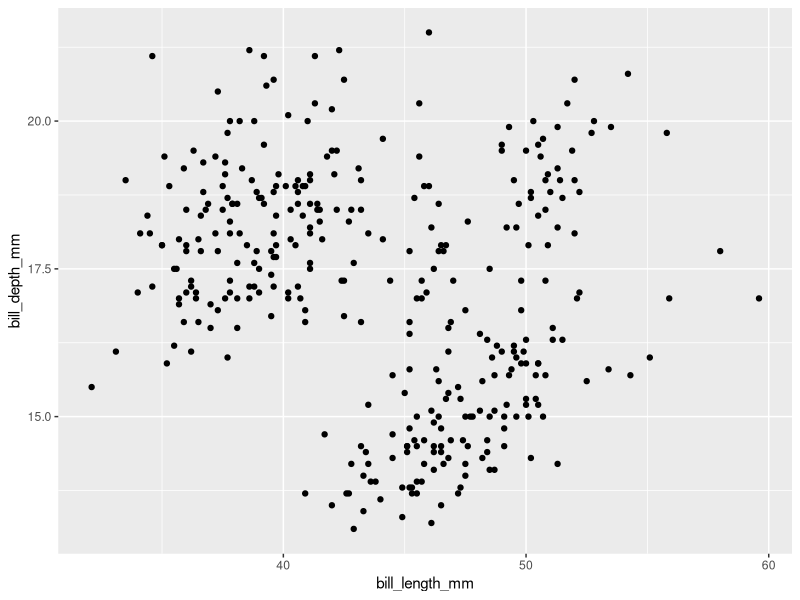
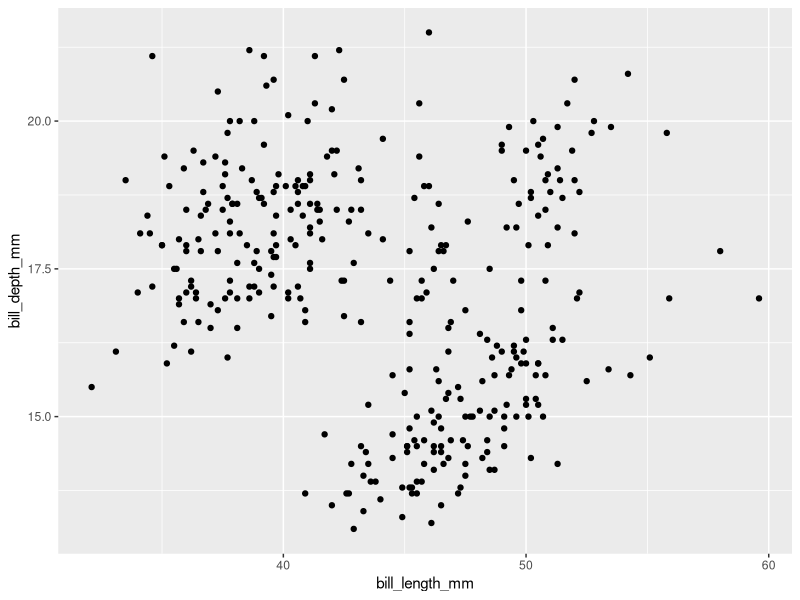
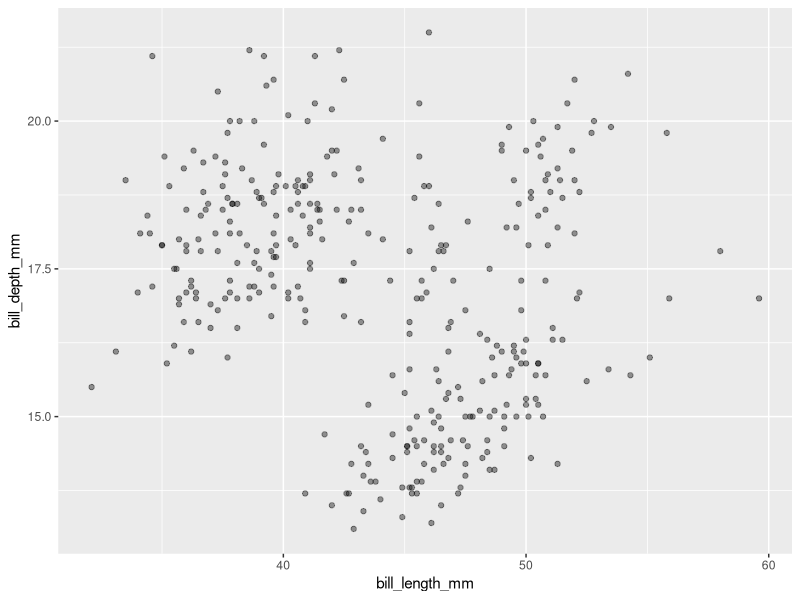
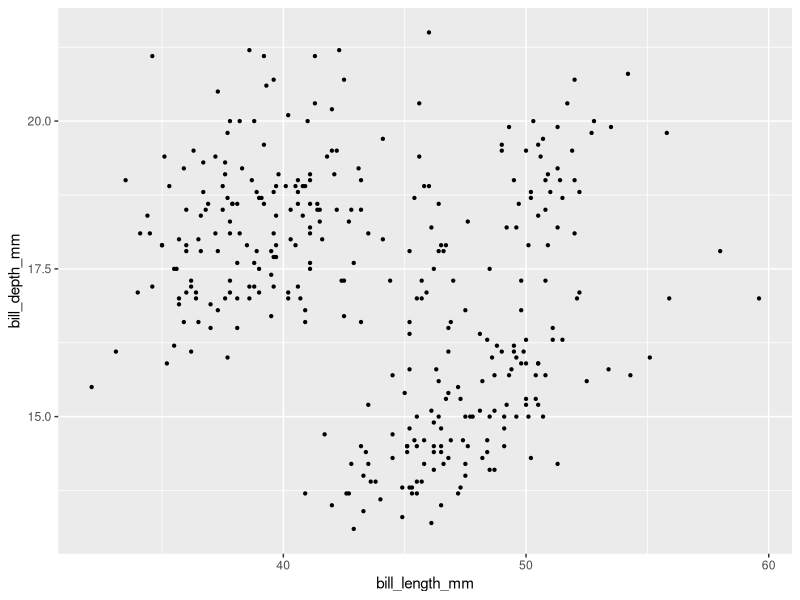
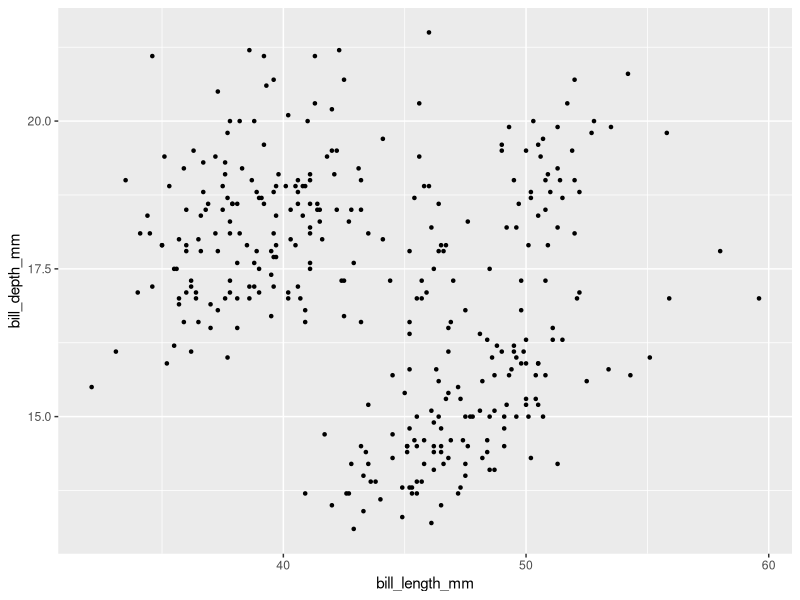
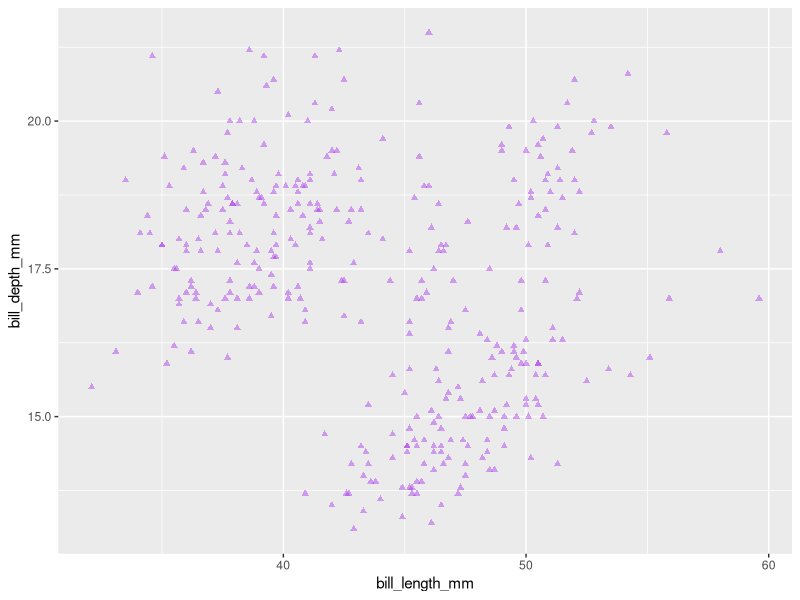
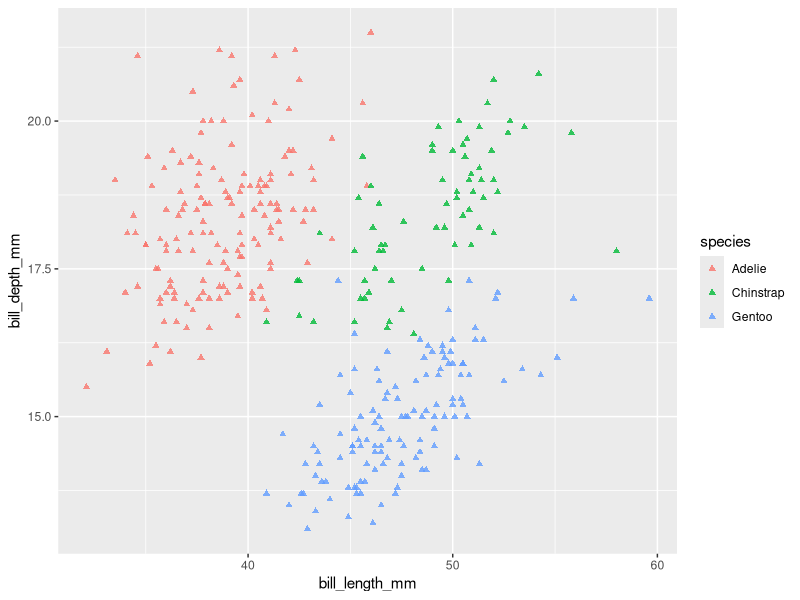
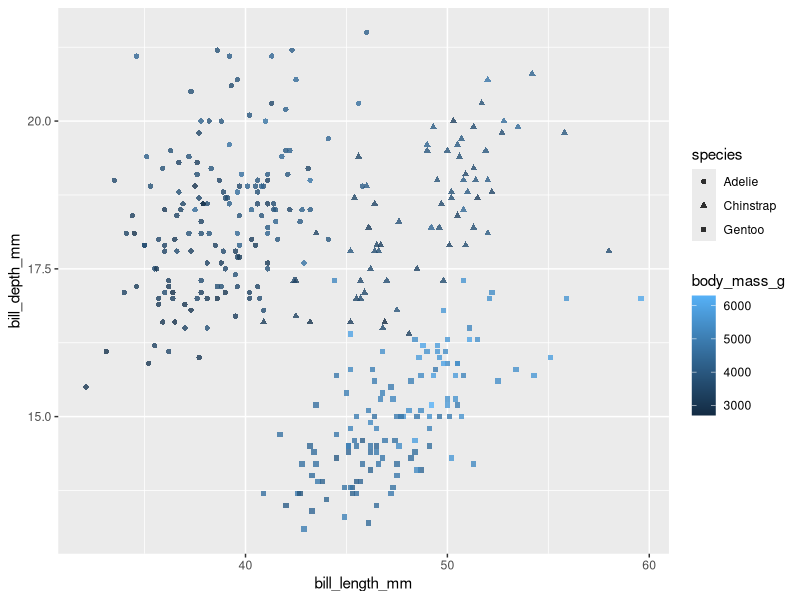

Source code (R) for these figures, in order:
# Mise en mémoire des packages utiles
library(tidyverse)
library(palmerpenguins)
library(scales)

# Importation des données du fichier dauphin.csv
dauphin <- read_delim("Data/dauphin.csv", 
                      delim = ";", escape_double = FALSE, 
                      locale = locale(decimal_mark = ","), 
                      trim_ws = TRUE)
dauphin
penguins


# Nuages de points ----
ggplot(data = penguins, 
       mapping = aes(x = bill_length_mm, 
                     y = bill_depth_mm)) +
  geom_point()

# Le même graphique avec un code plus concis.
penguins |> 
  ggplot(aes(x = bill_length_mm, y = bill_depth_mm)) +
  geom_point()

# Comment gérer l'overplotting ?
# En jouant sur la transparence/opacité
penguins |> 
  ggplot(aes(x = bill_length_mm, y = bill_depth_mm)) +
  geom_point(alpha = 0.4)

# En jouant sur la taille des symboles
penguins |> 
  ggplot(aes(x = bill_length_mm, y = bill_depth_mm)) +
  geom_point(size = 0.8)

# En jouant sur le type de symbole
penguins |> 
  ggplot(aes(x = bill_length_mm, y = bill_depth_mm)) +
  geom_point(shape = 20)

# Pour sauvegarder/exporter les figures créées
asp <- 1/1.618
ggsave("Figures/Nuage_1.png", dpi = 300, width = 7, height = 7 * asp)

# Pour modifier la couleur des symboles
penguins |> 
  ggplot(aes(x = bill_length_mm, y = bill_depth_mm)) +
  geom_point(color = "purple", shape = 17, 
             alpha = 0.4)

# Association d'une variable du tableau de données à une caractéristique des
# objets géométriques : ici, on associe l'espèce à la couleur des points
penguins |> 
  ggplot(aes(x = bill_length_mm, y = bill_depth_mm,
             color = species)) +
  geom_point(shape = 17, alpha = 0.8)

# On peut associer l'espèce au type de symbole (shape), et associer une variable
# numérique à la couleur des symboles. L'échelle est alors un gradient de couleurs
penguins |> 
  ggplot(aes(x = bill_length_mm, y = bill_depth_mm,
             color = body_mass_g, shape = species)) +
  geom_point(alpha = 0.8)

# Une façon d'afficher uniquement les données de l'espèce Adélie
penguins |> 
  filter(species == "Adelie") |> 
  ggplot(aes(x = bill_length_mm, y = bill_depth_mm)) +
  geom_point(alpha = 0.8)

# Et une autre façon de faire ressortir uniquement les données de l'espèce Adélie
penguins |> 
  ggplot(aes(x = bill_length_mm, y = bill_depth_mm,
             color = species != "Adelie")) +
  geom_point(alpha = 0.7) +
  scale_color_manual(values = c("firebrick3", "grey40"), 
                     labels = c("Adélie", "autres")) +
  labs(color = "Espèce", x = "Longueur du bec (mm)", y = "Épaisseur du bec (mm)") +
  theme_bw()

# Possibilité de spécifier une couleur de contour (color) et une couleur de 
# remplissage (fill) pour certains symboles (shape = 21, 22, 23 ou 24)
penguins |> 
  ggplot(aes(x = bill_length_mm, y = bill_depth_mm)) +
  geom_point(color = "grey20", shape = 21, 
             fill = "orange", alpha = 0.7)

penguins |> 
  ggplot(aes(x = bill_length_mm, y = bill_depth_mm,
             fill = species)) +
  geom_point(shape = 22)

# Illustration de l'importance du positionnement de aes() :
# - dans ggplot() : s'applique à toutes les couches géométriques
# - dans un geom_ : ne s'applique qu'à cette couche géométrique
# Ici, illustration du paradoxe de Simpson : la relation décroissante entre les
# deux variables n'est pas réelle :
penguins |> 
  ggplot(aes(x = bill_length_mm, y = bill_depth_mm)) +
  geom_point(aes(color = species)) +
  geom_smooth(method = "lm")

# ... pour chaque espèce, la relation est en fait positive. Attention donc au 
# placement de color = species : dans le aes() de ggplot() ou dans celui de geom_point()
penguins |> 
  ggplot(aes(x = bill_length_mm, y = bill_depth_mm, color = species)) +
  geom_point() +
  geom_smooth(method = "lm")

# Pour créer une couleur qu'on pourra réutiliser ensuite
ma_couleur <- rgb(123, 196, 163, maxColorValue = 255)
penguins |> 
  ggplot(aes(x = bill_length_mm, y = bill_depth_mm)) +
  geom_point(color = ma_couleur)


# Visualiser les distributions ----
## Avec un stripchart ----
# C'est une façon de visualiser des distributions en affichant toutes les données
# C'est aussi une façon de limiter l'overplotting quand on souhaite visualiser la
# relation entre une variable numérique et un facteur
penguins |> 
  ggplot(aes(x = species, y = body_mass_g)) +
  geom_jitter(width = 0.2, height = 0, alpha = 0.5)

## Avec un histogramme ----
# On peut choisir les classes de l'histogramme avec :
# - bins : le nombre de classes souhaitées
# - binwidth : la largeur des classes souhaitées
penguins |> 
  ggplot(aes(x = body_mass_g, fill = sex)) +
  geom_histogram(binwidth = 200, alpha = 0.5,
                 color = "black") +
  facet_wrap(~ species, ncol = 1)

# - breaks : en spécifiant manuellement les limites des classes souhaitées
lmt <- seq(from = 2500, to = 6500, by = 150)
lmt

penguins |> 
  ggplot(aes(x = body_mass_g, fill = sex)) +
  geom_histogram(breaks = lmt, alpha = 0.5,
                 color = "black") +
  facet_wrap(~ species, ncol = 1, scales = "free_y")

# facet_wrap() (ci-dessus) et facet_grid() (ci-dessous) permettent respectivement
# de créer des sous-figures pour chaque modalité d'un facteur ou chaque  modalité
# de combinaison de 2 facteurs.
penguins |> 
  ggplot(aes(x = body_mass_g, fill = species)) +
  geom_histogram(breaks = lmt, alpha = 0.5,
                 color = "black", show.legend = FALSE) +
  facet_grid(species ~ sex)


## Avec des graphiques de densités ----
penguins |> 
  ggplot(aes(x = body_mass_g)) +
  geom_density(alpha = 0.5, fill = "steelblue") +
  facet_wrap(~ species, ncol = 1, scales = "free_y")

## Avec des boîtes à moustaches ----
# notch = TRUE permet d'afficher les encoches d'incertitude. Il s'agit des 
# intervalles de confiance à 95% des médianes
penguins |> 
  ggplot(aes(x = species, y = body_mass_g)) +
  geom_boxplot(notch = TRUE, outlier.color = NA) +
  geom_jitter(width = 0.2, alpha = 0.3)

# Comme pour les autres objets géométriques, on peut associer d'autres variables
# (ici, le sexe des individus) à la couleur de remplissage des boîtes à moustaches
penguins |> 
  filter(!is.na(sex)) |> 
  ggplot(aes(x = species, y = body_mass_g)) +
  geom_boxplot(aes(fill = sex))

# Pour retirer les lignes du tableau penguins pour lesquelles le sexe des individus
# est inconnu
penguins |> 
  filter(!is.na(sex))

# Quand on ne dispose pas de suffisamment de données au regard de la variabilité
# de la grandeur étudiée, les bornes des IC95% dépassent les quartiles
# (effet nœud papillon)
dauphin |> 
  ggplot(aes(x = Repro, y = Taille)) +
  geom_boxplot(notch = TRUE) +
  geom_jitter(width = 0.2)

## Avec des violin plots ----
penguins |> 
  ggplot(aes(x = species, y = body_mass_g)) +
  geom_violin(draw_quantiles = c(0.25, 0.5, 0.75))


# Correction de l'exercice sur les dauphins----
# Graphique 1
dauphin |> 
  ggplot(aes(x = Age, y = Taille)) +
  geom_point(aes(color = Sexe)) +
  geom_smooth(se = FALSE)

# Graphique 2
dauphin |> 
  ggplot(aes(x = Age, y = Taille, color = Sexe)) +
  geom_point() +
  geom_smooth(se = FALSE)

# Graphique 3
dauphin |> 
  ggplot(aes(x = Age, y = Taille, shape = Sexe)) +
  geom_point() +
  geom_smooth(se = FALSE)

# Autre possibilité pour le graphique 3
dauphin |> 
  ggplot(aes(x = Age, y = Taille)) +
  geom_point(aes(shape = Sexe)) +
  geom_smooth(aes(group = Sexe), se = FALSE)

# Graphique 4
dauphin |> 
  ggplot(aes(x = Age, y = Taille)) +
  geom_point(aes(shape = Sexe)) +
  geom_smooth(aes(linetype = Sexe), se = FALSE)


# Les diagrammes bâtons ----
penguins |> 
  ggplot(aes(x = species)) +
  geom_bar(color = "orange", fill = "pink")

# Barres empilées
penguins |> 
  filter(!is.na(sex)) |> 
  ggplot(aes(x = species)) +
  geom_bar(aes(fill = sex), color = "grey30",
           position = "stack")

# Barres juxtaposées
penguins |> 
  filter(!is.na(sex)) |> 
  ggplot(aes(x = species)) +
  geom_bar(aes(fill = sex), color = "grey30",
           position = "dodge")

# Comparaison de proportions
penguins |> 
  filter(!is.na(sex)) |> 
  ggplot(aes(x = species)) +
  geom_bar(aes(fill = sex), color = "grey30",
           position = "fill")

# Changer l'ordre des catégories pour trier par ordre de fréquence décroissante
penguins |> 
  filter(!is.na(sex)) |> 
  ggplot(aes(x = fct_infreq(species))) +
  geom_bar(color = "grey30")

# Changer l'ordre des catégories pour trier par ordre de fréquence croissante
penguins |> 
  filter(!is.na(sex)) |> 
  ggplot(aes(x = fct_rev(fct_infreq(species)))) +
  geom_bar(color = "grey30")

# Un exemple de carte ----
fr <- map_data("france")
fr |> 
  ggplot(aes(x = long, y = lat, group = group)) +
  geom_polygon() +
  coord_quickmap()

# Améliorer l'aspect des graphiques ----
graph <- penguins |> 
  filter(!is.na(sex)) |> 
  ggplot(aes(x = species, y = body_mass_g)) +
  geom_boxplot(aes(fill = sex))

## La fonction labs() pour modifier les titres et labels ----
graph +
  labs(x = "Espèce", 
       y = "Masse (g)",
       fill = "Sexe",
       title = "Masses corporelles pour 3 espèces de manchots",
       caption = "Source des données : palmerpenguins")

## Les fonctions scale_XXX_YYY pour modifier les échelles ----
# échelles de couleur, des valeurs sur les axes, de types de symboles...
graph +
  scale_y_continuous(breaks = seq(from = 2000, to = 8000, by = 500),
                     labels = number_format(), limits = c(2000, 8000)) +
  scale_fill_manual(values = c("steelblue", "orange"), 
                    labels = c("Femelles", "Mâles"))

## Les fonctions theme_XX() et theme() poru modifier tout le reste ----
# c'est à dire tout ce qui ne concerne pas directement les données
penguins |> 
  ggplot(aes(x = bill_length_mm, y = bill_depth_mm,
             color = body_mass_g, shape = species)) +
  geom_point(alpha = 0.8) +
  scale_color_viridis_c(direction = -1, option = "C",) +
  scale_shape_manual(values = c(1, 2, 3)) +
  labs(title = "Titre") +
  theme_bw(base_size = 12, base_family = "Josefin Slab") +
  theme()

graph +
  labs(title = "Titre", x = "Espèce") +
  theme_bw(base_size = 12, base_family = "Josefin Slab") +
  theme(axis.title.x = element_text(colour = "blue"),
        panel.background = element_rect(fill = "green"))


graph +
  labs(title = "Titre", x = "Espèce") +
  theme_bw(base_size = 12, base_family = "Josefin Slab") +
  theme(
    axis.title.x = element_text(colour = "blue"),
    panel.background = element_rect(fill = "green")
  ) +
  scale_y_continuous(position = "right")
